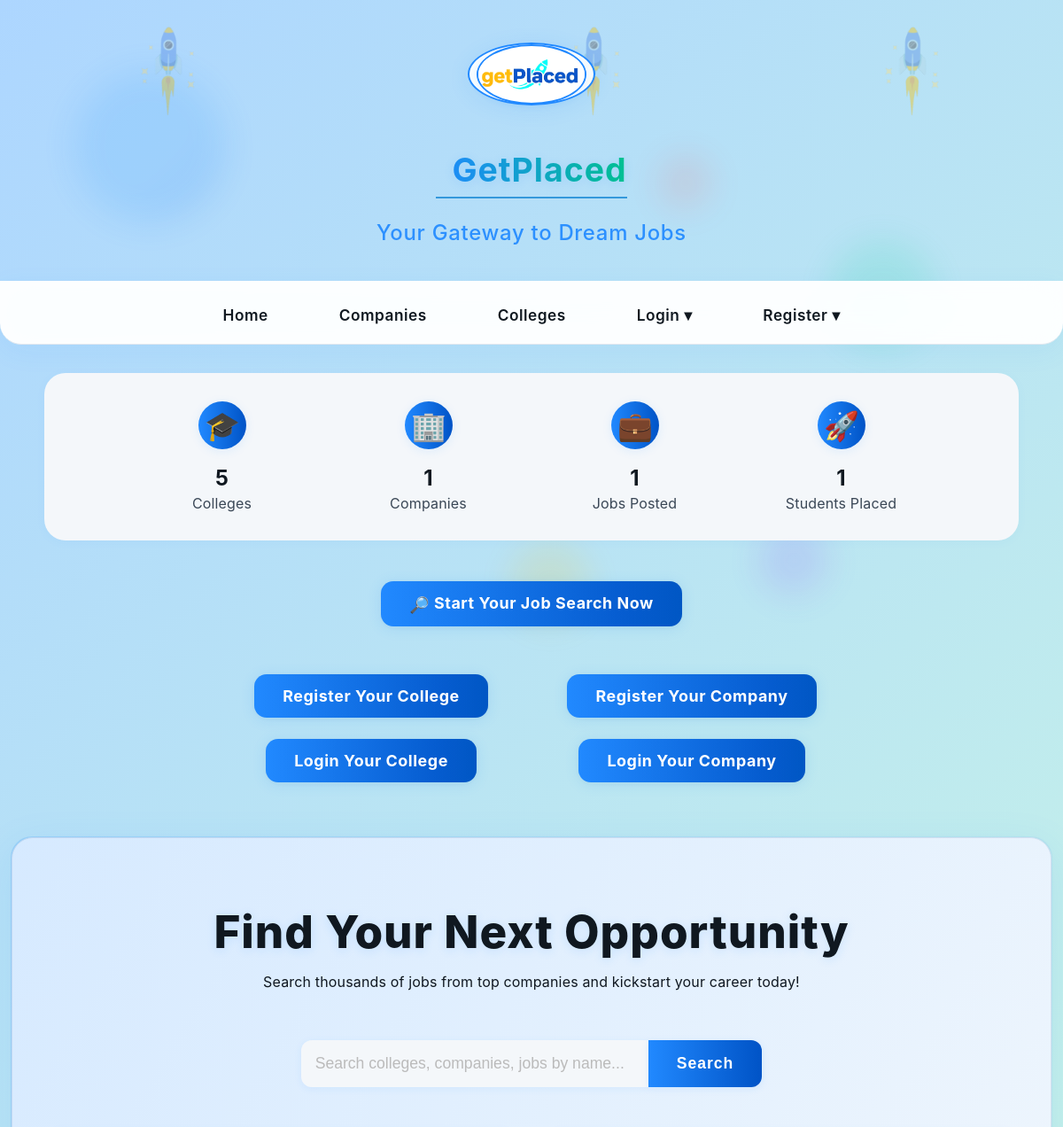
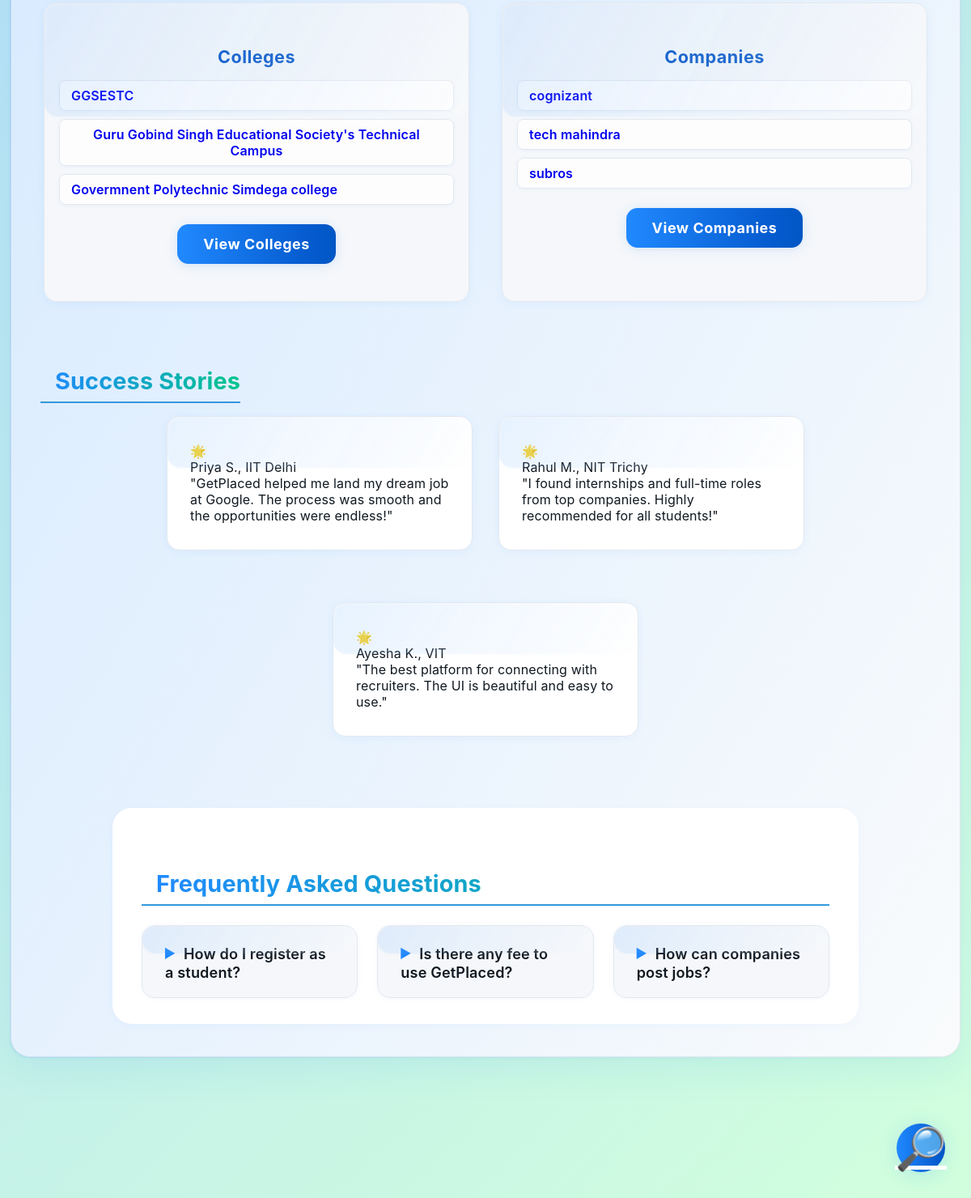
The page / on the database its author committed (2 pictures, top to bottom).
### portal/models.py (models this page shows, shortened)
class college (models.Model):
    college_name = models.CharField(max_length = 100, default = 'N/A')
    college_location = models.CharField(max_length = 100, default = 'N/A')
    college_university = models.CharField(max_length = 100, default = 'N/A')
    college_logo = models.ImageField(upload_to='college_logos/', default='college_logos/default.png')
    college_website = models.URLField(max_length=200, default='https://www.example.com')
    college_mobile_no = models.CharField(max_length=15, default='N/A')
    college_email = models.EmailField(max_length=100, default='N/A')
    college_description = models.TextField(default='N/A')
    college_registration_id = models.CharField(max_length=20, default='N/A')
    college_registration_password = models.CharField(max_length=128, default='N/A')  # Increase length for hashes
    admin_verified = models.BooleanField(default=False)
    college_rating = models.PositiveSmallIntegerField(default=0, help_text="Rating (1-5 stars)")
    class Meta:
        db_table = "college"

class company (models.Model):
    company_name = models.CharField(max_length = 100, default = 'N/A')
    company_location = models.CharField(max_length = 100, default = 'N/A')
    company_logo = models.ImageField(upload_to='company_logos/', default='company_logos/default.png')
    company_website = models.URLField(max_length=200, default='https://www.example.com')
    company_mobile_no = models.CharField(max_length=15, default='N/A')
    company_email = models.EmailField(max_length=100, default='N/A')
    company_description = models.TextField(default='N/A')
    company_registration_id = models.CharField(max_length=20, default='N/A')
    company_registration_password = models.CharField(max_length=128, default='N/A')  # Increase length for hashes
    admin_verified = models.BooleanField(default=False)
    company_rating = models.PositiveSmallIntegerField(default=0, help_text="Rating (1-5 stars)")
    class Meta:
        db_table = "company"

### portal/views.py (the view)
# urls.py: path('', views.index, name='index'), # index or home page
def index (request):
    sample_colleges = college.objects.filter(admin_verified=True)[:3]
    sample_companies = company.objects.filter(admin_verified=True)[:3]
    return render(request, 'index.html', {
        'sample_colleges': sample_colleges,
        'sample_companies': sample_companies,
    })

### portal/templates/index.html (shortened to what this page needs)
{% load static %}
<!DOCTYPE html>
<html lang="en">
<head>
    <link rel="stylesheet" href="{% static 'portal/style.css' %}">
    <link rel="stylesheet" href="{% static 'portal/search_results.css' %}">
</head>
<body>
    <div class="rocket-bg">
    <img src="{% static 'rockett.png' %}" class="rocket rocket-1">
    <img src="{% static 'rockett.png' %}" class="rocket rocket-2">
    <img src="{% static 'rockett.png' %}" class="rocket rocket-3">
</div>
    <div class="bg-shapes">
        <div class="bg-shape blue"></div>
        <div class="bg-shape yellow"></div>
        <div class="bg-shape purple"></div>
        <div class="bg-shape pink"></div>
    </div>
    <header>
        <div class="headLogo">
            <img src="{% static 'logo4.png' %}" alt="Logo" class="circle-logo">
        </div>
        <h1 class="section-title">GetPlaced</h1>
        <p class="subtitle">Your Gateway to Dream Jobs</p>
    </header>
    <nav>
        <a href="#">Home</a>
        <a href="company_list">Companies</a>
        <a href="college_list">Colleges</a>
        <div class="nav-dropdown">
            <a href="#">Login &#9662;</a>
        </div>
        <div class="nav-dropdown">
            <a href="#">Register &#9662;</a>
        </div>
    </nav>
    <section class="stats-section">
        <div class="stats-container">
            <div class="stat-block">
                <div class="feature-icon">🎓</div>
                <div class="stat-number">{{ college_count|default:"5" }}</div>
                <div class="stat-label">Colleges</div>
            </div>
            <div class="stat-block">
                <div class="feature-icon">🏢</div>
                <div class="stat-number">{{ company_count|default:"1" }}</div>
                <div class="stat-label">Companies</div>
            </div>
            <div class="stat-block">
                <div class="feature-icon">💼</div>
                <div class="stat-number">{{ job_count|default:"1" }}</div>
                <div class="stat-label">Jobs Posted</div>
            </div>
            <div class="stat-block">
                <div class="feature-icon">🚀</div>
                <div class="stat-number">{{ placed_count|default:"1" }}</div>
                <div class="stat-label">Students Placed</div>
            </div>
        </div>
    </section>
    <div class="cta-student">
        <a href="{% url 'job_search' %}" class="accent-btn">
            <span style="vertical-align:middle;">🔎</span> Start Your Job Search Now
        </a>
    </div>
    <div class="cta-panels">
        <div class="cta-panel">
            <a href="{% url 'college_register' %}" class="accent-btn">Register Your College</a>
            <br>
            <a href="{% url 'college_login' %}" class="accent-btn">Login Your College</a>
        </div>
        <div class="cta-panel">
            <a href="{% url 'company_register' %}" class="accent-btn">Register Your Company</a>
            <br>
            <a href="{% url 'company_login' %}" class="accent-btn">Login Your Company</a>
        </div>
    </div>
    <div class="container">
        <div class="hero">
            <h1>Find Your Next Opportunity</h1>
            <p>Search thousands of jobs from top companies and kickstart your career today!</p>
        </div>
        <form class="search-bar" action="{% url 'job_search' %}" method="get" id="searchForm">
            <input type="text" name="q" id="searchInput" placeholder="Search colleges, companies, jobs by name..." autocomplete="off">
            <button type="submit">Search</button>
        </form>
        <div class="features">
            <div class="feature">
                <h3>Colleges</h3>
                <ul class="feature-list">
                    {% for c in sample_colleges %}
                        <li class="sample-item">
                            <a href="{% url 'college_list' %}?q={{ c.college_name|urlencode }}">
                                <span class="item-title">{{ c.college_name }}</span>
                            </a>
                        </li>
                    {% empty %}
                        <li class="sample-item">No colleges yet.</li>
                    {% endfor %}
                </ul>
                <a href="{% url 'college_list' %}" class="accent-btn feature-btn">View Colleges</a>
            </div>
            <div class="feature">
                <h3>Companies</h3>
                <ul class="feature-list">
                    {% for c in sample_companies %}
                        <li class="sample-item">
                            <a href="{% url 'company_list' %}?q={{ c.company_name|urlencode }}">
                                <span class="item-title">{{ c.company_name }}</span>
                            </a>
                        </li>
                    {% empty %}
                        <li class="sample-item">No companies yet.</li>
                    {% endfor %}
                </ul>
                <a href="{% url 'company_list' %}" class="accent-btn feature-btn">View Companies</a>
            </div>
        </div>
        <div class="testimonials-section">
            <h2 class="section-title">Success Stories</h2>
            <div class="testimonials">
                <div class="card">
                    <div class="testimonial-icon">🌟</div>
                    <div class="testimonial-name">Priya S., IIT Delhi</div>
                    <div class="testimonial-text">"GetPlaced helped me land my dream job at Google. The process was smooth and the opportunities were endless!"</div>
                </div>
                <div class="card">
                    <div class="testimonial-icon">🌟</div>
                    <div class="testimonial-name">Rahul M., NIT Trichy</div>
                    <div class="testimonial-text">"I found internships and full-time roles from top companies. Highly recommended for all students!"</div>
                </div>
                <div class="card">
                    <div class="testimonial-icon">🌟</div>
                    <div class="testimonial-name">Ayesha K., VIT</div>
                    <div class="testimonial-text">"The best platform for connecting with recruiters. The UI is beautiful and easy to use."</div>
                </div>
            </div>
        </div>
        <div class="faq-section">
            <h2 class="section-title">Frequently Asked Questions</h2>
            <div class="faq-list">
                <details class="card">
                    <summary>How do I register as a student?</summary>
                </details>
                <details class="card">
                    <summary>Is there any fee to use GetPlaced?</summary>
                </details>
                <details class="card">
                    <summary>How can companies post jobs?</summary>
                </details>
            </div>
        </div>
    </div>
    <footer>
        <div class="footer-links">
            <a href="#">About</a> |
            <a href="#">Contact</a> |
            <a href="#">Privacy Policy</a>
        </div>
    </footer>
    <a href="{% url 'job_search' %}" class="fab" title="Quick Job Search">
        <span style="font-size:1.6em;">🔎</span>
    </a>
</body>
</html>

### portal/static/portal/search_results.css (style rules this page uses)
.section-title { font-size: 1.8em; color: #2c3e50; margin: 32px 0 16px 0; padding-bottom: 8px; border-bottom: 2px solid #3498db; }

### rows shown on the page
college: college_name "GGSESTC"
college: college_name "Guru Gobind Singh Educational Society's Technical Campus"
college: college_name "Govermnent Polytechnic Simdega college"
company: company_name "cognizant"
company: company_name "tech mahindra"
company: company_name "subros"

### other values the page prints
{{ college_count|default:"5" }} "5"
{{ company_count|default:"1" }} "1"
{{ job_count|default:"1" }} "1"
{{ placed_count|default:"1" }} "1"
